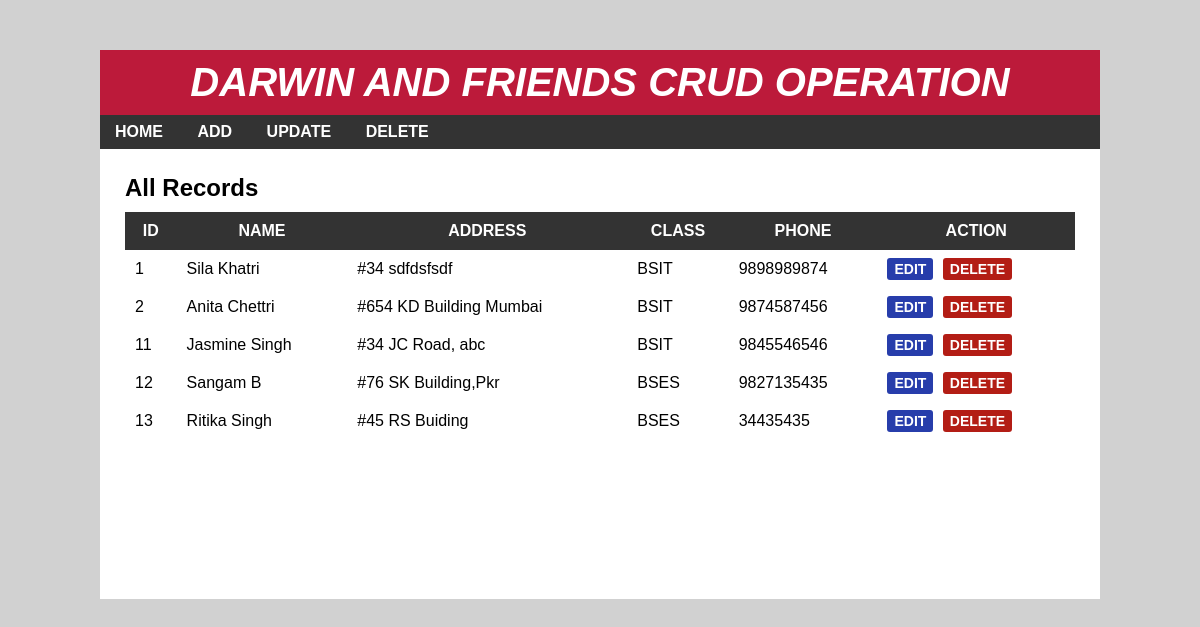
Page /functions/index.php on the committed database.
### tables this page shows
CREATE TABLE `student` (
  `sid` int(10) NOT NULL,
  `sname` varchar(30) NOT NULL,
  `saddress` varchar(100) NOT NULL,
  `sclass` int(10) NOT NULL,
  `sphone` varchar(10) NOT NULL
);

CREATE TABLE `studentclass` (
  `cid` int(11) NOT NULL,
  `cname` varchar(15) NOT NULL
);

### functions/index.php (the view, shortened to what this page needs)
<?php
include 'header.php';
?>
<div id="main-content">
    <h2>All Records</h2>
    <?php
      include 'config.php';
      $sql = "SELECT * FROM student JOIN studentclass WHERE student.sclass = studentclass.cid";
      $result = mysqli_query($conn, $sql) or die("Query Unsuccessful.");
      if(mysqli_num_rows($result) > 0)  {
    ?>
    <table cellpadding="7px">
        <thead>
        <th>Id</th>
        <th>Name</th>
        <th>Address</th>
        <th>Class</th>
        <th>Phone</th>
        <th>Action</th>
        </thead>
        <tbody>
          <?php
            while($row = mysqli_fetch_assoc($result)){
          ?>
            <tr>
                <td><?php echo $row['sid']; ?></td>
                <td><?php echo $row['sname']; ?></td>
                <td><?php echo $row['saddress']; ?></td>
                <td><?php echo $row['cname']; ?></td>
                <td><?php echo $row['sphone']; ?></td>
                <td>
                    <a href='edit.php?id=<?php echo $row['sid']; ?>'>Edit</a>
                    <a href='delete-inline.php?id=<?php echo $row['sid']; ?>'>Delete</a>
                </td>
            </tr>
          <?php } ?>
        </tbody>
    </table>
  <?php }else{
    echo "<h2>No Record Found</h2>";
  }
  ?>
</div>
</div>
</body>
</html>

### functions/header.php (shortened to what this page needs)
<!DOCTYPE html>
<html lang="en">
<head>
  <link rel="stylesheet" href="css/style.css">
</head>
<body>
    <div id="wrapper">
        <div id="header">
            <h1>Darwin and friends CRUD operation</h1>
        </div>
        <div id="menu">
            <ul>
                <li>
                    <a href="index.php">Home</a>
                </li>
                <li>
                    <a href="add.php">Add</a>
                </li>
                <li>
                    <a href="update.php">Update</a>
                </li>
                <li>
                    <a href="delete.php">Delete</a>
                </li>
            </ul>
        </div>

### functions/style.css (style rules this page uses)
body { font: 16px arial; margin: 0; padding: 0; background: #d1d1d1; }
#wrapper { width: 1000px; margin: 50px auto 0; background-color: #fff; }
#header { text-align: center; background-color: #BC1A3A; padding: 10px; }
#header h1 { color: #fff; font-size: 40px; font-style: italic; font-weight: 700; text-transform: uppercase; margin: 0; }
#menu { background-color: #333; }
#menu ul { padding: 0; margin: 0; list-style: none; }
#menu ul li { display: inline-block; }
#menu ul li a { color: #fff; font-size: 16px; font-weight: 600; padding: 8px 15px; display: block; text-decoration: none; text-transform: uppercase; transition: background-color 0.3s; }
#main-content { padding: 25px; min-height: 400px; }
#main-content h2 { margin: 0 0 10px; text-transform: capitalize; }
#main-content table { width: 100%; background-color: #555; margin: 0 0 20px; border-collapse: collapse; }
#main-content table th, #main-content table td { padding: 10px; }
#main-content table th { color: #fff; background-color: #333; text-transform: uppercase; }
#main-content table td { background-color: #fff; }
#main-content table td a { font-size: 14px; font-weight: 600; text-transform: uppercase; padding: 3px 7px; color: #fff; background-color: #273dab; text-decoration: none; border-radius: 3px; }
#main-content table td a:nth-child(2) { background-color: #b31d15; margin-left: 5px; }

### rows in the picture
student: sid "1", sname "Sila Khatri", saddress "#34 sdfdsfsdf", studentclass.cname "BSIT", sphone "9898989874"
student: sid "2", sname "Anita Chettri", saddress "#654 KD Building Mumbai", studentclass.cname "BSIT", sphone "9874587456"
student: sid "11", sname "Jasmine Singh", saddress "#34 JC Road, abc", studentclass.cname "BSIT", sphone "9845546546"
student: sid "12", sname "Sangam B", saddress "#76 SK Building,Pkr", studentclass.cname "BSES", sphone "9827135435"
student: sid "13", sname "Ritika Singh", saddress "#45 RS Buiding", studentclass.cname "BSES", sphone "34435435"
